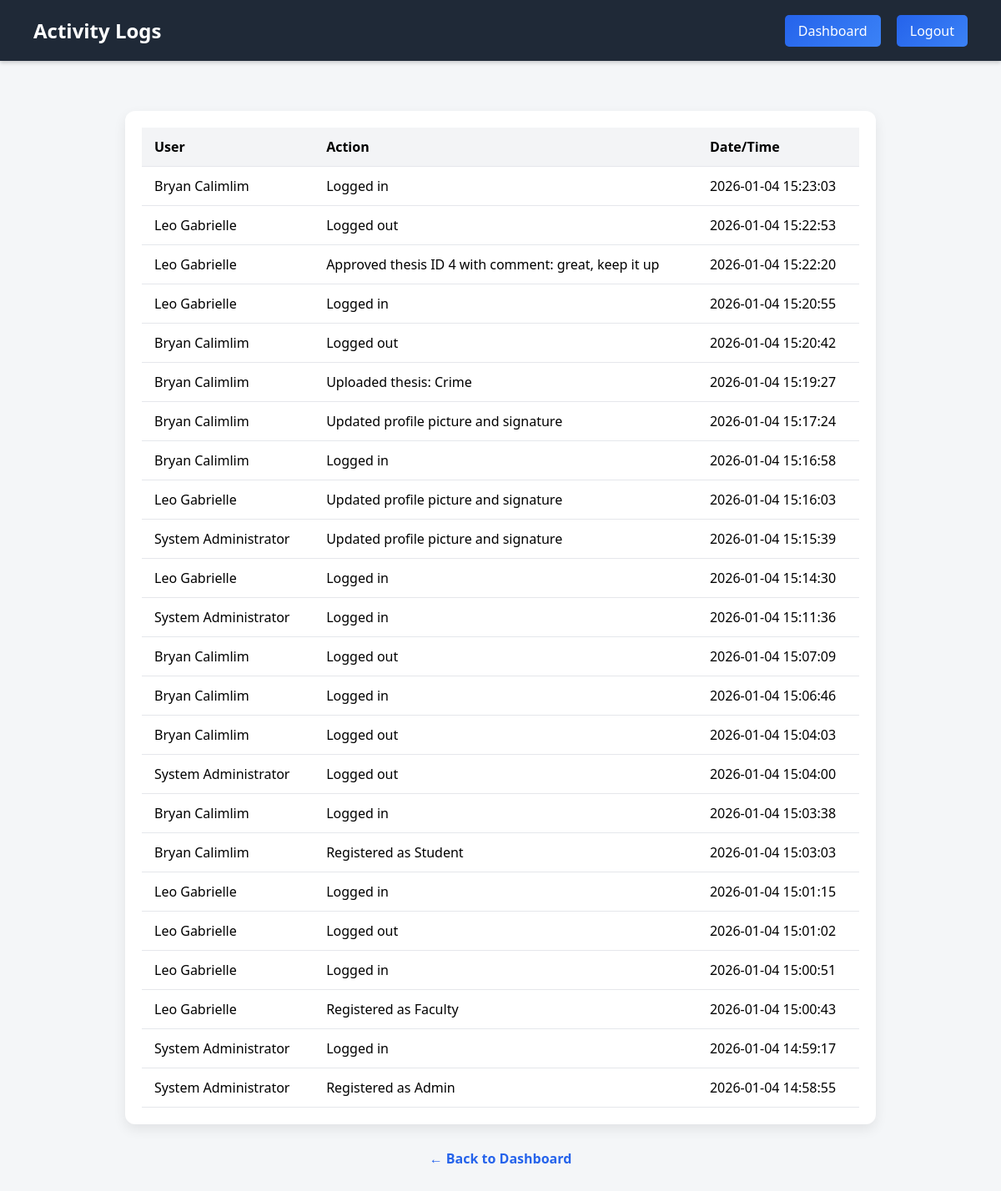
Page /activity_logs.php (signed in) on the committed database.
### tables this page shows
CREATE TABLE `activity_logs` (
  `id` int(11) NOT NULL,
  `user_id` int(11) NOT NULL,
  `action` varchar(255) DEFAULT NULL,
  `created_at` timestamp NOT NULL DEFAULT current_timestamp()
);

CREATE TABLE `users` (
  `id` int(11) NOT NULL,
  `fullname` varchar(100) NOT NULL,
  `email` varchar(100) NOT NULL,
  `username` varchar(50) NOT NULL,
  `password` varchar(255) NOT NULL,
  `role` enum('Student','Faculty','Admin') NOT NULL DEFAULT 'Student',
  `profile_pic` varchar(255) DEFAULT NULL,
  `signature` varchar(255) DEFAULT NULL,
  `created_at` timestamp NOT NULL DEFAULT current_timestamp()
);

### activity_logs.php (the view, shortened to what this page needs)
<?php
include 'database.php';
$result = $conn->query("
    SELECT a.*, u.fullname
    FROM activity_logs a
    LEFT JOIN users u ON a.user_id = u.id
    ORDER BY a.created_at DESC
");
?>
<!DOCTYPE html>
<html lang="en">
<head>
</head>
<body>
<header>
    <h2>Activity Logs</h2>
    <nav>
        <a href="dashboard.php">Dashboard</a>
        <a href="logout.php">Logout</a>
    </nav>
</header>
<div class="container">
    <div class="card">
        <table>
            <tr>
                <th>User</th>
                <th>Action</th>
                <th>Date/Time</th>
            </tr>
            <?php if($result->num_rows > 0): ?>
                <?php while($row = $result->fetch_assoc()): ?>
                    <tr>
                        <td><?php echo htmlspecialchars($row['fullname']); ?></td>
                        <td><?php echo htmlspecialchars($row['action']); ?></td>
                        <td><?php echo $row['created_at']; ?></td>
                    </tr>
                <?php endwhile; ?>
            <?php else: ?>
                <tr><td colspan="3" style="text-align:center;">No activity logs found.</td></tr>
            <?php endif; ?>
        </table>
    </div>
    <a href="dashboard.php" class="back-link">← Back to Dashboard</a>
</div>
</body>
</html>

### activity_logs.php (style rules this page uses)
body { font-family: 'Segoe UI', Tahoma, Geneva, Verdana, sans-serif; background-color: #f4f6f8; margin: 0; padding: 0; }
header { background-color: #1f2937; color: #fff; padding: 20px 40px; display: flex; justify-content: space-between; align-items: center; box-shadow: 0 2px 5px rgba(0,0,0,0.2); }
header h2 { margin:0; font-size:1.5rem; }
header nav a { margin-left: 15px; padding: 8px 16px; border-radius: 5px; background: linear-gradient(135deg, #2563eb, #3b82f6); color: #fff; text-decoration: none; }
.container { max-width: 900px; margin: 40px auto; padding: 20px; }
.card { background-color: #fff; padding: 20px; border-radius: 12px; box-shadow: 0 6px 15px rgba(0,0,0,0.08); margin-bottom: 30px; overflow-x: auto; }
table { width: 100%; border-collapse: collapse; }
table th, table td { padding: 12px 15px; text-align: left; border-bottom: 1px solid #e5e7eb; }
table th { background-color: #f3f4f6; font-weight: 600; }
.back-link { display: block; text-align: center; margin-top: 20px; color: #2563eb; font-weight: bold; text-decoration: none; }

### rows in the picture
activity_logs: user.fullname "Bryan Calimlim", action "Logged in", created_at "2026-01-04 15:23:03"
activity_logs: user.fullname "Leo Gabrielle", action "Logged out", created_at "2026-01-04 15:22:53"
activity_logs: user.fullname "Leo Gabrielle", action "Approved thesis ID 4 with comment: great, keep it up", created_at "2026-01-04 15:22:20"
activity_logs: user.fullname "Leo Gabrielle", action "Logged in", created_at "2026-01-04 15:20:55"
activity_logs: user.fullname "Bryan Calimlim", action "Logged out", created_at "2026-01-04 15:20:42"
activity_logs: user.fullname "Bryan Calimlim", action "Uploaded thesis: Crime", created_at "2026-01-04 15:19:27"
activity_logs: user.fullname "Bryan Calimlim", action "Updated profile picture and signature", created_at "2026-01-04 15:17:24"
activity_logs: user.fullname "Bryan Calimlim", action "Logged in", created_at "2026-01-04 15:16:58"
activity_logs: user.fullname "Leo Gabrielle", action "Updated profile picture and signature", created_at "2026-01-04 15:16:03"
activity_logs: user.fullname "System Administrator", action "Updated profile picture and signature", created_at "2026-01-04 15:15:39"
activity_logs: user.fullname "Leo Gabrielle", action "Logged in", created_at "2026-01-04 15:14:30"
activity_logs: user.fullname "System Administrator", action "Logged in", created_at "2026-01-04 15:11:36"
activity_logs: user.fullname "Bryan Calimlim", action "Logged out", created_at "2026-01-04 15:07:09"
activity_logs: user.fullname "Bryan Calimlim", action "Logged in", created_at "2026-01-04 15:06:46"
activity_logs: user.fullname "Bryan Calimlim", action "Logged out", created_at "2026-01-04 15:04:03"
activity_logs: user.fullname "System Administrator", action "Logged out", created_at "2026-01-04 15:04:00"
activity_logs: user.fullname "Bryan Calimlim", action "Logged in", created_at "2026-01-04 15:03:38"
activity_logs: user.fullname "Bryan Calimlim", action "Registered as Student", created_at "2026-01-04 15:03:03"
activity_logs: user.fullname "Leo Gabrielle", action "Logged in", created_at "2026-01-04 15:01:15"
activity_logs: user.fullname "Leo Gabrielle", action "Logged out", created_at "2026-01-04 15:01:02"
activity_logs: user.fullname "Leo Gabrielle", action "Logged in", created_at "2026-01-04 15:00:51"
activity_logs: user.fullname "Leo Gabrielle", action "Registered as Faculty", created_at "2026-01-04 15:00:43"
activity_logs: user.fullname "System Administrator", action "Logged in", created_at "2026-01-04 14:59:17"
activity_logs: user.fullname "System Administrator", action "Registered as Admin", created_at "2026-01-04 14:58:55"
